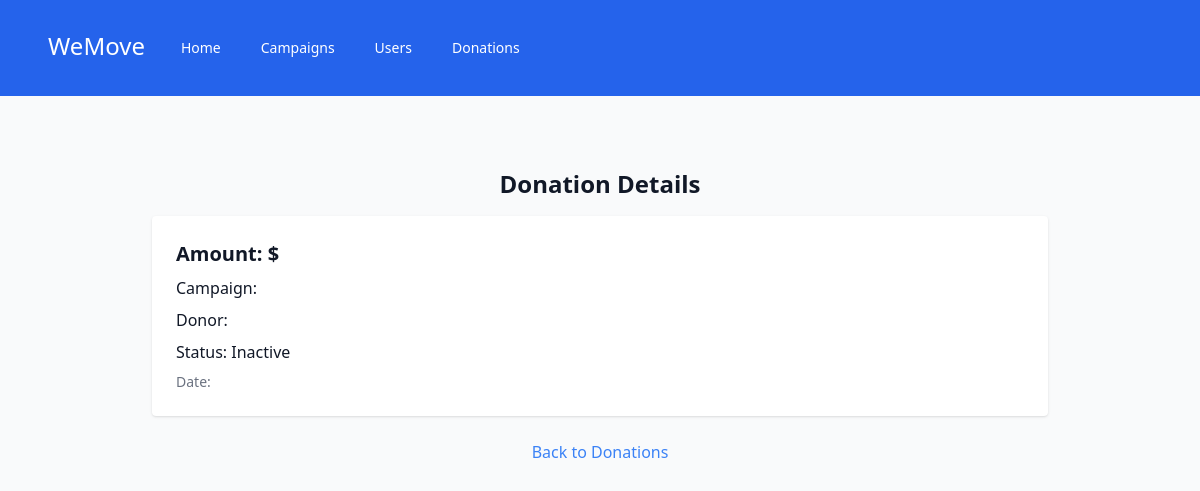
/donations/7, run on an earlier commit of the app's database.
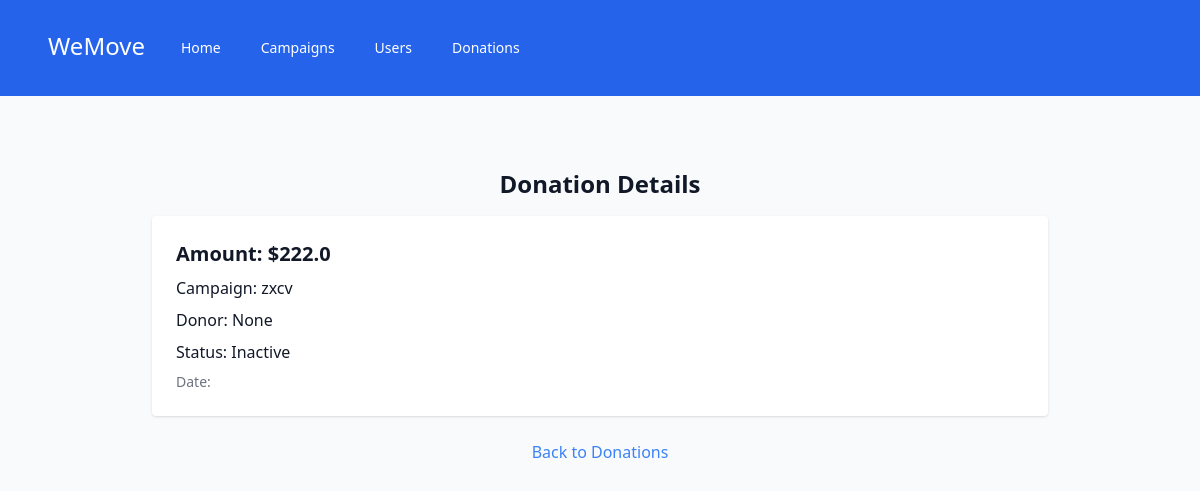
And on a later commit of the database.
### tables this page shows
CREATE TABLE donations (
    id INTEGER PRIMARY KEY AUTOINCREMENT,
    campaign_id INTEGER NOT NULL,
    donor_name TEXT,
    amount REAL NOT NULL CHECK (amount > 0),
    donated_at TEXT DEFAULT CURRENT_TIMESTAMP,
    FOREIGN KEY (campaign_id) REFERENCES campaigns(id) ON DELETE CASCADE
);

CREATE TABLE campaigns (
    id INTEGER PRIMARY KEY AUTOINCREMENT,
    user_id INTEGER NOT NULL,
    title TEXT NOT NULL,
    description TEXT,
    goal_amount REAL,
    current_amount REAL DEFAULT 0,
    is_active INTEGER DEFAULT 1,
    created_at TEXT DEFAULT CURRENT_TIMESTAMP,
    FOREIGN KEY (user_id) REFERENCES users(id) ON DELETE CASCADE
);

### app/donations/__init__.py (the view)
@bp.route('/<int:donation_id>', endpoint='donation_detail')
def donation_detail(donation_id):
    db = get_db()
    donation = db.execute('''
        SELECT d.*, c.title AS campaign_title
        FROM donations d
        JOIN campaigns c ON d.campaign_id = c.id
        WHERE d.id = ?
    ''', (donation_id,)).fetchone()
    return render_template('donations/detail.html', donation=donation)

### app/database/db.py (called while the page is built)
def get_db():
    if 'db' not in g:
        g.db = sqlite3.connect(
            current_app.config['DATABASE'],
            detect_types=sqlite3.PARSE_DECLTYPES
        )
        g.db.row_factory = sqlite3.Row
    return g.db

### app/templates/donations/detail.html
{% extends "base.html" %}
{% block body %}
<div class="max-w-4xl mx-auto py-6">
    <h1 class="text-2xl font-bold text-center">Donation Details</h1>
    <div class="bg-white p-6 rounded shadow mt-4 space-y-2">
        <p class="text-xl font-semibold">Amount: ${{ donation.amount }}</p>
        <p>Campaign: {{ donation.campaign_title }}</p>
        <p>Donor: {{ donation.donor_name }}</p>
        <p>Status: {% if donation.is_active %}Active{% else %}Inactive{% endif %}</p>
        <p class="text-sm text-gray-500">Date: {{ donation.created_at }}</p>
    </div>
    <div class="mt-6 text-center">
        <a href="{{ url_for('donations.list_donations') }}" class="text-blue-500 hover:underline">Back to Donations</a>
    </div>
</div>
{% endblock %}

What changed in the data, as far as the page shows it:
added donations: amount "222.0"
added campaigns: campaign_title "zxcv"
Also different on the page:
{{ donation.donor_name }}: (not shown) → "None"
